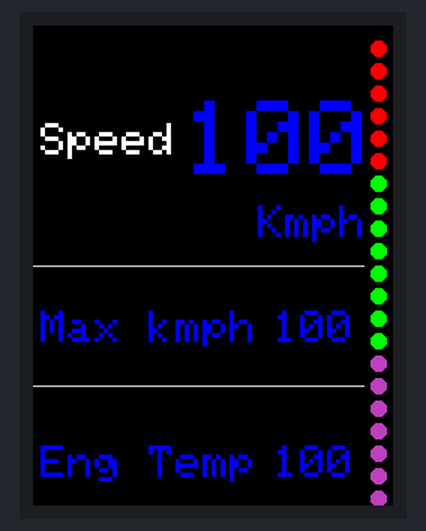
Recording of a sketch running on a simulated Arduino Uno, built with avr-gcc and run on an emulated ATmega328P. Parts: 240×320 colour display. What the sketch prints to the serial monitor is not drawn.

Above: at 0.3 s.
At 1.3 s:
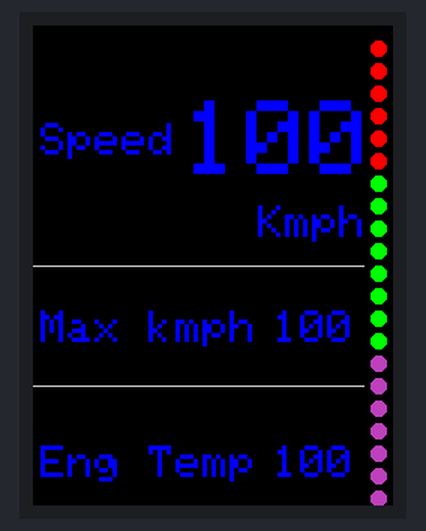

The sketch:

display.ino
```cpp
#include <Adafruit_GFX.h>       // include Adafruit graphics library
#include <Adafruit_ILI9341.h>   // include Adafruit ILI9341 TFT library
#include <SPI.h>
#include <SD.h>
#define TFT_CS    8      // TFT CS  pin is connected to arduino pin 8
#define TFT_RST   9      // TFT RST pin is connected to arduino pin 9
#define TFT_DC    10     // TFT DC  pin is connected to arduino pin 10
// initialize ILI9341 TFT library
Adafruit_ILI9341 tft = Adafruit_ILI9341(TFT_CS, TFT_DC, TFT_RST);

void setup() {
  Serial.begin(9600);
  Serial.println("ILI9341 Test!");
  tft.begin();
  tft.fillScreen(ILI9341_BLACK);
  int x1,y1,x2,y2;
  int w = tft.width();
  int h = tft.height();
  Serial.println(w,h);
  x1=0;
  x2=w-20;
  y1=y2=160;
  tft.drawLine(x1,y1,x2,y2,tft.color565(200,200,200));
  y1=y2=240;
  tft.drawLine(x1,y1,x2,y2,tft.color565(200,200,200));
  //y1=y2=10;
  //tft.drawLine(x1,y1,x2,y2,tft.color565(200,200,200));
}

void loop(void) {
  //SPEED
  tft.setCursor(5,65);
  tft.setTextSize(3);
  tft.println("Speed");
  tft.setTextColor(ILI9341_BLUE);
  tft.setCursor(100,50);
  tft.setTextSize(7);
  tft.println(100);
  tft.setTextColor(ILI9341_BLUE);
  tft.setCursor(150,120);
  tft.setTextSize(3);
  tft.println("Kmph");
  tft.setTextColor(ILI9341_BLUE);

  //MAXSPEED
  tft.setCursor(5,190);
  tft.setTextSize(3);
  tft.println("Max kmph");
  tft.setTextColor(ILI9341_BLUE);
  tft.setCursor(160,190);
  tft.setTextSize(3);
  tft.println(100);
  tft.setTextColor(ILI9341_BLUE);

  //BRAKE TEMP
  tft.setCursor(5,280);
  tft.setTextSize(3);
  tft.println("Eng Temp");
  tft.setTextColor(ILI9341_BLUE);
  tft.setCursor(160,280);
  tft.setTextSize(3);
  tft.println(100);
  tft.setTextColor(ILI9341_BLUE);

  //CIRCLE
  int x=230;
  for(int a=15;a<320;a+=15){
    if(a<105)
      tft.fillCircle(x,a,5,tft.color565(255,0,0));
    else if(a<225)
      tft.fillCircle(x,a,5,tft.color565(0,255,0));
    else
      tft.fillCircle(x,a,5,tft.color565(191, 64, 191));
  }
  delay(1000);
}
```
